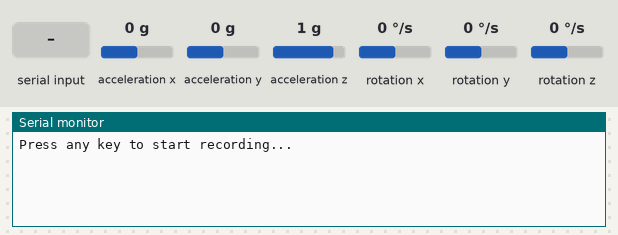
Recording of a program running on a simulated ESP32. On the bench: the last lines printed to the serial monitor. The test bench sets the inputs (shaded band); at power-on: acceleration x 0 g, acceleration y 0 g, acceleration z 1 g, rotation x 0 °/s, rotation y 0 °/s, rotation z 0 °/s.

Above: at 1.2 s.
1.3 s: "1" received over Serial
At 1.37 s:
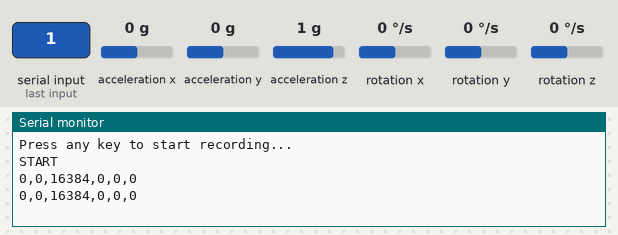
2.8 s: acceleration x set to -1.4 g
At 2.82 s:
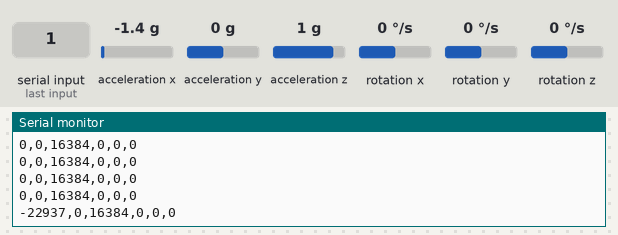
4.3 s: acceleration y set to -1.4 g
At 7.2 s:
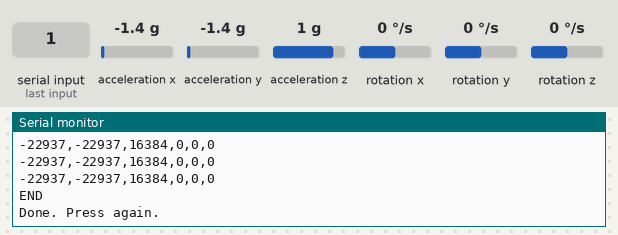

Measured:
- after the input at 1.3 s, the serial monitor: prints a new line at once (image 1)
- after the input at 2.8 s, the serial monitor: prints a new line at once (image 2)
- after the input at 4.3 s, the serial monitor: prints a new line at once (image 3)

The program:

main.cpp
```cpp
#include <Wire.h>
#include <MPU6050.h>

MPU6050 mpu;

const int SAMPLE_SIZE = 100;

void setup() {
  Serial.begin(115200);
  Wire.begin();
  mpu.initialize();

  Serial.println("Press any key to start recording...");
}

void loop() {
  if (Serial.available()) {
    Serial.read(); // clear input

    Serial.println("START");

    for (int i = 0; i < SAMPLE_SIZE; i++) {
      int16_t ax, ay, az, gx, gy, gz;
      mpu.getMotion6(&ax, &ay, &az, &gx, &gy, &gz);

      Serial.print(ax); Serial.print(",");
      Serial.print(ay); Serial.print(",");
      Serial.print(az); Serial.print(",");
      Serial.print(gx); Serial.print(",");
      Serial.print(gy); Serial.print(",");
      Serial.println(gz);

      delay(50); // keep consistent timing
    }

    Serial.println("END");
    Serial.println("Done. Press again.");
  }
}
```
